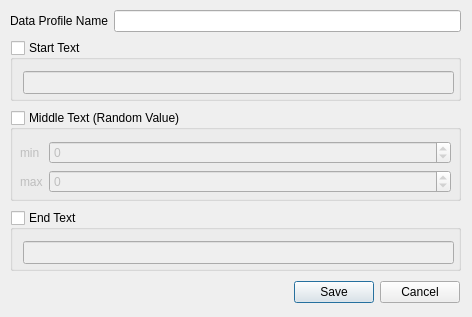
<?xml version="1.0" encoding="UTF-8"?>
<ui version="4.0">
 <class>DataProfile</class>
 <widget class="QDialog" name="DataProfile">
  <property name="geometry">
   <rect>
    <x>0</x>
    <y>0</y>
    <width>472</width>
    <height>317</height>
   </rect>
  </property>
  <property name="windowTitle">
   <string>Data Profile</string>
  </property>
  <widget class="QWidget" name="layoutWidget">
   <property name="geometry">
    <rect>
     <x>9</x>
     <y>280</y>
     <width>451</width>
     <height>25</height>
    </rect>
   </property>
   <layout class="QHBoxLayout" name="horizontalLayout_9">
    <item>
     <spacer name="horizontalSpacer">
      <property name="orientation">
       <enum>Qt::Horizontal</enum>
      </property>
      <property name="sizeHint" stdset="0">
       <size>
        <width>40</width>
        <height>20</height>
       </size>
      </property>
     </spacer>
    </item>
    <item>
     <widget class="QPushButton" name="btnSave">
      <property name="text">
       <string>Save</string>
      </property>
     </widget>
    </item>
    <item>
     <widget class="QPushButton" name="btnCancel">
      <property name="text">
       <string>Cancel</string>
      </property>
     </widget>
    </item>
   </layout>
  </widget>
  <widget class="QGroupBox" name="gbRandomValue">
   <property name="geometry">
    <rect>
     <x>10</x>
     <y>110</y>
     <width>451</width>
     <height>91</height>
    </rect>
   </property>
   <property name="title">
    <string>Middle Text (Random Value)</string>
   </property>
   <property name="checkable">
    <bool>true</bool>
   </property>
   <property name="checked">
    <bool>false</bool>
   </property>
   <widget class="QWidget" name="layoutWidget">
    <property name="geometry">
     <rect>
      <x>10</x>
      <y>31</y>
      <width>431</width>
      <height>56</height>
     </rect>
    </property>
    <layout class="QFormLayout" name="formLayout">
     <item row="0" column="0">
      <widget class="QLabel" name="label_2">
       <property name="text">
        <string>min</string>
       </property>
      </widget>
     </item>
     <item row="0" column="1">
      <widget class="QSpinBox" name="sbRandomFrom">
       <property name="minimum">
        <number>-1000</number>
       </property>
       <property name="maximum">
        <number>1000</number>
       </property>
      </widget>
     </item>
     <item row="1" column="0">
      <widget class="QLabel" name="label_3">
       <property name="text">
        <string>max</string>
       </property>
      </widget>
     </item>
     <item row="1" column="1">
      <widget class="QSpinBox" name="sbRandomTo">
       <property name="minimum">
        <number>-1000</number>
       </property>
       <property name="maximum">
        <number>1000</number>
       </property>
      </widget>
     </item>
    </layout>
   </widget>
  </widget>
  <widget class="QGroupBox" name="gbEndText">
   <property name="geometry">
    <rect>
     <x>10</x>
     <y>210</y>
     <width>451</width>
     <height>61</height>
    </rect>
   </property>
   <property name="title">
    <string>End Text</string>
   </property>
   <property name="checkable">
    <bool>true</bool>
   </property>
   <property name="checked">
    <bool>false</bool>
   </property>
   <widget class="QLineEdit" name="txtEndText">
    <property name="geometry">
     <rect>
      <x>13</x>
      <y>31</y>
      <width>431</width>
      <height>23</height>
     </rect>
    </property>
   </widget>
  </widget>
  <widget class="QGroupBox" name="gbStartText">
   <property name="geometry">
    <rect>
     <x>10</x>
     <y>40</y>
     <width>451</width>
     <height>61</height>
    </rect>
   </property>
   <property name="title">
    <string>Start Text</string>
   </property>
   <property name="checkable">
    <bool>true</bool>
   </property>
   <property name="checked">
    <bool>false</bool>
   </property>
   <widget class="QLineEdit" name="txtStartText">
    <property name="geometry">
     <rect>
      <x>13</x>
      <y>31</y>
      <width>431</width>
      <height>23</height>
     </rect>
    </property>
   </widget>
  </widget>
  <widget class="QWidget" name="layoutWidget">
   <property name="geometry">
    <rect>
     <x>10</x>
     <y>10</y>
     <width>451</width>
     <height>25</height>
    </rect>
   </property>
   <layout class="QFormLayout" name="formLayout_2">
    <item row="0" column="0">
     <widget class="QLabel" name="label">
      <property name="text">
       <string>Data Profile Name</string>
      </property>
     </widget>
    </item>
    <item row="0" column="1">
     <widget class="QLineEdit" name="txtProfileName"/>
    </item>
   </layout>
  </widget>
 </widget>
 <resources/>
 <connections/>
</ui>
